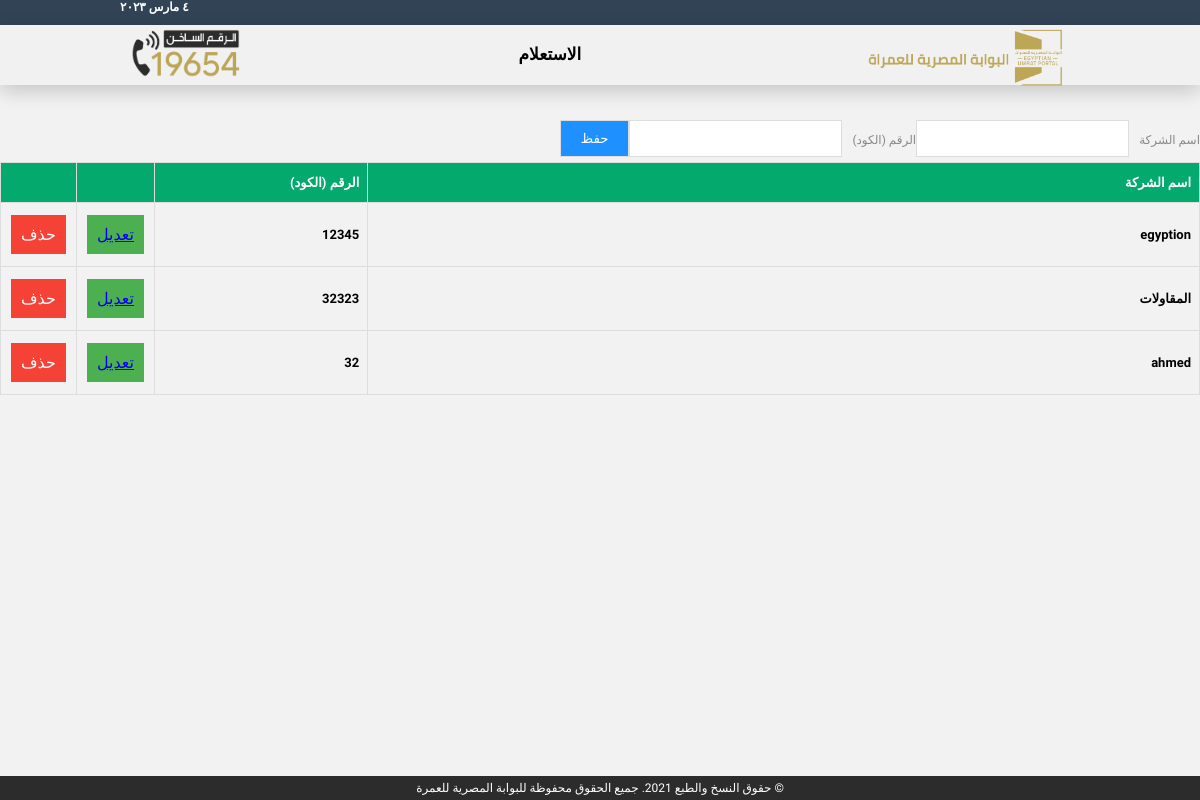
The app's page /company/, older data.
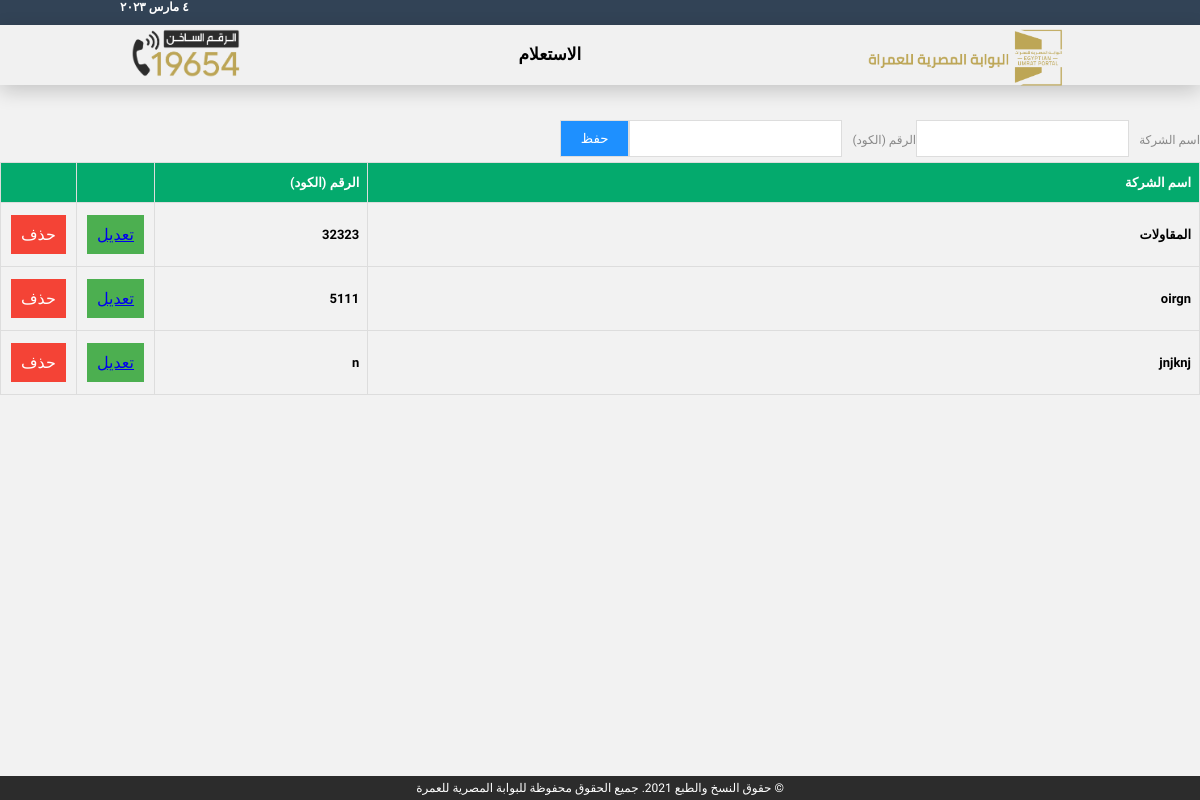
The same page, newer data.
### mysite/models.py (models this page shows, shortened)
class Company(models.Model):
    name = models.CharField(max_length=50)
    number = models.CharField(max_length=50, unique=True)
    created = models.DateTimeField(default=timezone.now)

### mysite/views.py (the view)
# urls.py: path('company/', views.companyList, name='company_list'),
def companyList(request):
    if request.method == 'POST':
        form = CompanyForm(request.POST)
        if form.is_valid():
            form.save()
            return redirect('mysite:company_list')
    companies = Company.objects.all()
    form = CompanyForm()
    return render(request, 'mysite/company/company_list.html', {'form': form, 'companies': companies, 'section': 'company'})

### mysite/forms.py
class CompanyForm(forms.ModelForm):
    class Meta:
        model = Company
        fields = ('name', 'number')
        widgets = {
            'number': forms.NumberInput(attrs={'type':'number'})
        }

### mysite/templates/mysite/company/company_list.html (shortened to what this page needs)
{% extends 'base.html' %}
{% block content %}
<form class="form-inline" method="post">
    {{form.name}}
    {{form.number}}
    <button type="submit">حفظ</button>
</form>
<table id="passengers">
    <tr>
        <th>اسم الشركة</th>
        <th>الرقم (الكود)</th>
        <th></th>
        <th></th>
    </tr>
    {% for company in companies %}
    <tr>
        <td>{{company.name}}</td>
        <td>{{company.number}}</td>
        <td><button class="button save" ><a href="{% url 'mysite:company_edit' company.number %}">تعديل</a></button></td>
        <form method="POST" action="{% url 'mysite:companyDelete' company.number %}">
            <td><button type="submit" class="button delete" onclick="return confirmDelete('{{ company.name }}');">حذف</button>
            </td>
        </form>
    </tr>
    {% endfor %}
</table>
{% endblock content %}

### mysite/templates/base.html (shortened to what this page needs)
{% load static %}
<!DOCTYPE html>
<html lang="en" dir="rtl">
<head>
    <link rel="stylesheet" href="{% static 'css/style.css' %}">
</head>
<body>
    <div class="navbar-content">
        <nav>
            <div class="nav-date">
                <p><span id="today-date"></span></p>
            </div>
        </nav>
        <header>
            <div>
                <img src="{% static 'image/logo.png' %}" alt="" class="logo">
            </div>
            <div class="topnav">
                <a {% if section == "index" %}class="active" {% endif %} href="{% url 'mysite:index' %}">الاستعلام</a>
            </div>
            <div>
                <img src="{% static 'image/Hotline.png' %}" alt="" class="hotline">
            </div>
        </header>
    </div>
    <div class="page-body">
        {% block content %}
        {% endblock content %}
    </div>
    <footer>
        <div class="end-footer">
            <p>&copy; حقوق النسخ والطبع 2021. جميع الحقوق محفوظة للبوابة المصرية للعمرة</p>
        </div>
    </footer>
</body>
</html>

### mysite/static/css/style.css (style rules this page uses)
* { margin: 0px; padding: 0px; font-family: 'Cairo', sans-serif; }
body { background-color: #f2f2f2; }
nav { height: 25px; background-color: #324356; padding: 0 10%; }
.nav-date { font-size: 12px; color: #444; }
#today-date { float: left; font-weight: bold; color: #fff; }
header { display: flex; justify-content: space-around; align-items: center; height: 60px; background-color: #f1f1f1; box-shadow: 0 6px 20px 0 rgba(0, 0, 0, 0.19); }
.topnav { overflow: hidden; font-weight: bold; background-color: #f1f1f1; }
.topnav a { float: left; display: block; color: black; text-align: center; padding: 12px 16px; text-decoration: none; font-size: 17px; border-bottom: 3px solid transparent; }
.logo { height: 60px; margin-top: 8px; }
.hotline { height: 50px; margin-top: 0px }
footer { background-color: #2c2c2c; padding: 5px 0; position: absolute; bottom: 0; width: 100%; padding-bottom: 5px; }
footer .end-footer { margin-right: auto; margin-left: auto; padding-right: 15px; padding-left: 15px; }
footer p { width: 100%; margin: 0 auto; color: white; text-align: center; font-size: 12px; }
form { margin-top: 30px; display: block; }
table { border-collapse: collapse; border-spacing: 0; width: 100%; }
p { margin: 0; padding: 0; }
th { font-weight: 700; width: 80%; text-align: right; font-size: small; }
td { text-align: right; font-size: small; font-weight: 600; }
td, th { padding: 0px 10px; }

### mysite/templates/mysite/company/company_list.html (style rules this page uses)
.form-inline { display: flex; flex-flow: row wrap; align-items: center; }
.form-inline input { vertical-align: middle; margin: 5px 10px 5px 0; padding: 10px; background-color: #fff; border: 1px solid #ddd; }
.form-inline button { padding: 10px 20px; background-color: dodgerblue; border: 1px solid #ddd; color: white; }
footer { background-color: #2c2c2c; padding: 5px 0; bottom: 0; width: 100%; }
#passengers { font-family: Arial, Helvetica, sans-serif; border-collapse: collapse; width: 100%; }
#passengers td, #passengers th { border: 1px solid #ddd; padding: 8px; }
#passengers tr:nth-child(even) { background-color: #f2f2f2; }
#passengers th { padding-top: 12px; padding-bottom: 12px; text-align: right; background-color: #04AA6D; color: white; }
.button { background-color: #4CAF50; border: none; color: white; padding: 10px; text-align: center; text-decoration: none; display: inline-block; font-size: 16px; margin: 4px 2px; transition-duration: 0.4s; cursor: pointer; }
.save { background-color: #4CAF50; }
.delete { background-color: #f44336; }

Row changes from the older to the newer data that the page shows:
removed Company: name "egyption", number "12345"
removed Company: name "ahmed", number "32"
added Company: name "oirgn", number "5111"
added Company: name "jnjknj", number "n"
